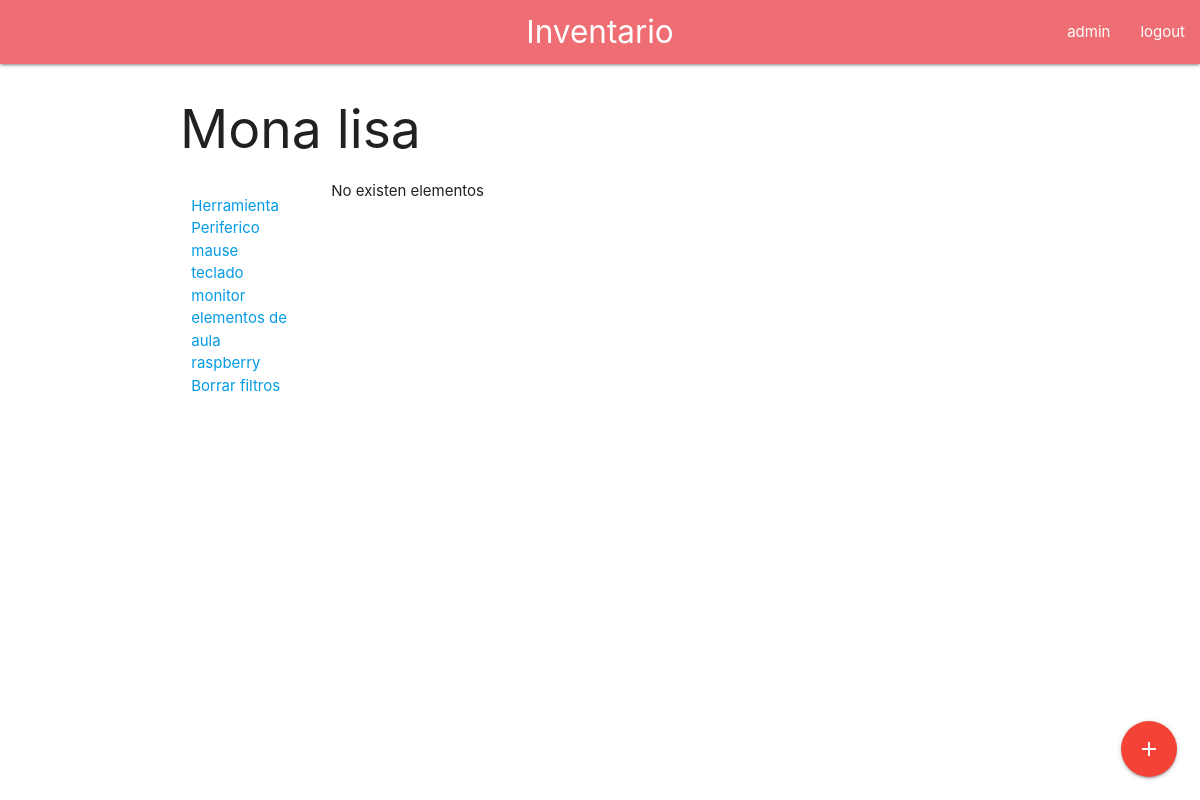
Page /inventario/lab/25/ (signed in) on the committed database.
### inventario/models.py (models this page shows, shortened)
class Lab(models.Model):
    id_lab = models.AutoField(primary_key=True)
    name = models.CharField(max_length=20, blank=True, null=True)

class Type(models.Model):
    name = models.CharField(max_length=20, blank=True, null=True)
    id_type = models.AutoField(primary_key=True)
    def __str__(self):
        return '{}'.format(self.name)

### inventario/views.py (the view)
# urls.py: path('lab/<int:lab_id>/', LabGet.as_view(), name='lab_detail'),
class LabGet(View):
    @method_decorator(login_required)
    def get(self, request, *args, **kwargs):
        id_type = request.GET.get('type', None)
        lab = Lab.objects.get(id_lab=kwargs['lab_id'])
        if id_type:
            items = Item.objects.filter(id_lab_id=kwargs['lab_id'], id_type=id_type)
        else:
            items = Item.objects.filter(id_lab_id=kwargs['lab_id'])
        types = Type.objects.all()
        ctx = {'items': items, 'lab_id': kwargs['lab_id'], 'lab': lab, 'form': ItemForm, 'types': types}
        return render(request, 'item/list.html', ctx)

### inventario/templates/item/list.html (shortened to what this page needs)
{% extends 'base.html' %}
{% block content %}
  <h2>{{ lab.name }}</h2>
  <div class="row s12">
    <div class="col s12 m2">
      <ul>
        {% for type in types %}
          <li>
            <a href="{{ request.path }}?type={{ type.id_type | urlencode }}">{{ type.name }}</a>
          </li>
        {% endfor %}
        <a href="{% url 'lab_detail' lab_id %}">Borrar filtros</a>
      </ul>
    </div>
    <div class="col s12 m10">
      {% if items %}
        <ul class="collapsible">
        {% for item in items %}
          <li>
            <div class="collapsible-header">
              {{ item.name }}
              {% if item.dismissed %}
                <span class="new badge red" data-badge-caption="De baja"></span>
              {% endif %}
              <span class="badge" data-badge-caption="">
                {{ item.id_type.name }}
              </span>
            </div>
            <div class="collapsible-body">
              <ul>
                <li>Descripcion: {{ item.desc }}</li>
                <li>Fecha de entrada: {{ item.entry_date }}</li>
                <li>Tipo: {{ item.id_type.name }}</li>
                <a class="btn-flat waves-effect waves-red" href="{% url 'item_delete' item.id_item %}?next={{ request.path | urlencode }}">
                  <i class="material-icons">delete</i>
                </a>
              </ul>
            </div>
          </li>
        {% endfor %}
      </ul>
      {% else %}
        No existen elementos
      {% endif %}
    </div>
  </div>
  <div class="fixed-action-btn">
        <a class="btn-floating btn-large modal-trigger red waves-effect waves-light" href="#id_modal">
          <i class="large material-icons">add</i>
        </a>
      </div>
{% endblock %}

### inventario/templates/navbar.html
<nav>
  <div class="nav-wrapper">
    <a href="{% url 'lab_list' %}" class="brand-logo center">Inventario</a>
    <ul id="nav-mobile" class="right hide-on-med-and-down">
      {% if user.is_authenticated %}
        <li><a href="">{{ user }}</a></li>
        <li><a href="{% url 'logout' %}">logout</a></li>
      {% else %}
        <li><a href="{% url 'login' %}">Login</a></li>
      {% endif %}
    </ul>
  </div>
</nav>

### rows in the picture
Lab: name "Mona lisa"
Type: name "Herramienta"
Type: name "Periferico"
Type: name "mause"
Type: name "teclado"
Type: name "monitor"
Type: name "elementos de aula"
Type: name "raspberry"

### other values in the picture
{{ user }} "admin"
